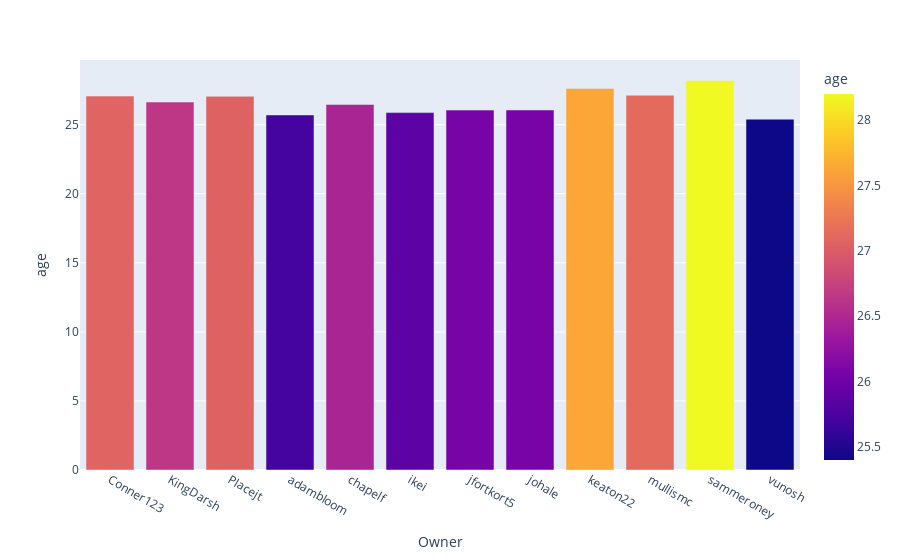

Source (notebook cell):
### Code cell
fig = px.bar(age, y = "age", color = "age")
fig.show()

### Figure 1 — Plotly figure (JSON) as saved in the notebook; plotly's stock layout.template omitted (floating-point values rounded to 4 significant figures)
{"data": [{"alignmentgroup": "True", "hovertemplate": "Owner=%{x}<br>age=%{marker.color}<extra></extra>", "legendgroup": "", "marker": {"color": [27.07, 26.64, 27.06, 25.71, 26.47, 25.88, 26.06, 26.07, 27.62, 27.13, 28.2, 25.4], "coloraxis": "coloraxis", "pattern": {"shape": ""}}, "name": "", "offsetgroup": "", "orientation": "v", "showlegend": false, "textposition": "auto", "type": "bar", "x": ["Conner123", "KingDarsh", "Placejt", "adambloom", "chapelf", "ikei", "jfortkort5", "johale", "keaton22", "mullismc", "sammeroney", "vunosh"], "xaxis": "x", "y": [27.07, 26.64, 27.06, 25.71, 26.47, 25.88, 26.06, 26.07, 27.62, 27.13, 28.2, 25.4], "yaxis": "y"}], "layout": {"barmode": "relative", "coloraxis": {"colorbar": {"title": {"text": "age"}}, "colorscale": [[0, "#0d0887"], [0.1111, "#46039f"], [0.2222, "#7201a8"], [0.3333, "#9c179e"], [0.4444, "#bd3786"], [0.5556, "#d8576b"], [0.6667, "#ed7953"], [0.7778, "#fb9f3a"], [0.8889, "#fdca26"], [1, "#f0f921"]]}, "legend": {"tracegroupgap": 0}, "margin": {"t": 60}, "xaxis": {"anchor": "y", "domain": [0, 1], "title": {"text": "Owner"}}, "yaxis": {"anchor": "x", "domain": [0, 1], "title": {"text": "age"}}}}
